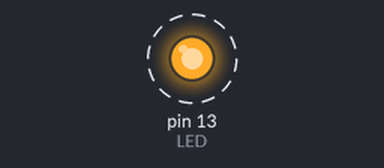
Recording of a sketch running on a simulated Arduino Uno, built with avr-gcc and run on an emulated ATmega328P. On the bench: output pins drawn as LEDs (lit = HIGH). Dashed ring = blinking.

Above: at 0.1 s.
Timing chart, 0 to 3.0 s (numbered marks = the images above):
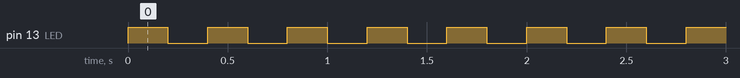

The sketch:

Tema_2_BT_2.ino
```cpp
#define LED 13                  // Constante que asigna a
                                // LED el numero 13
#define FRECUENCIA 10           // Constante que asigna a
                                // FRECUENCIA el valor en Hz
#define T (2000/FRECUENCIA)     // Constante que asigna a T
                                // la mitad del periodo a partir
                                // de una frecuencia. (En milisegundos)


void setup(){
  pinMode(LED, OUTPUT);          // Establece el pin 13 como SALIDA
}

void loop(){
  digitalWrite(LED, HIGH);       // Activa el LED
  delay(T);                      // Espera T milisegundos
  digitalWrite(LED, LOW);        // Desactiva el LED
  delay(T);                      // Espera T milisegundos
}
```

Measured:
- by itself, pin 13 (LED): alternates HIGH for 0.20 s and LOW for 0.20 s
